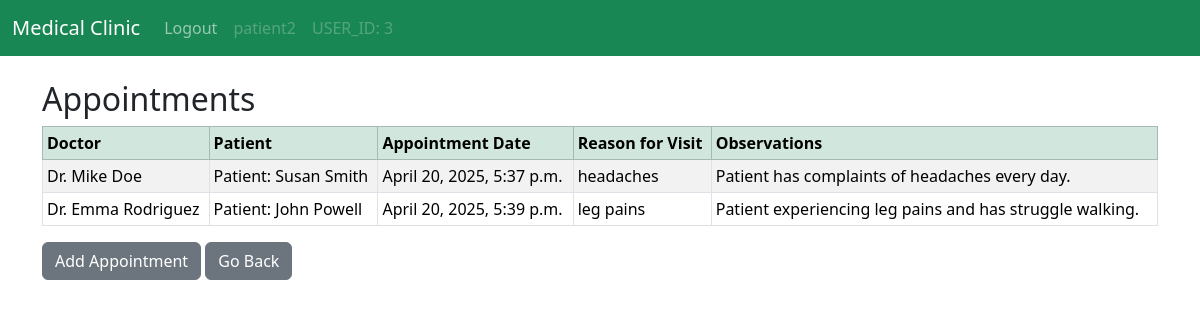
The page /appointment-list/ (signed in) on the database its author committed.
### clinic/models.py (models this page shows, shortened)
class Appointment(models.Model):
    doctor = models.ForeignKey('Doctor', on_delete=models.CASCADE, related_name='appointments')
    patient = models.ForeignKey('Patient', on_delete=models.CASCADE, related_name='appointments')
    appointment_datetime = models.DateTimeField(default=timezone.now)
    reason_for_visit = models.CharField(max_length=255)
    observations = models.TextField(blank=True, null=True)

class UserProfile(models.Model):
    healthcare_number = models.CharField(max_length=20, unique=True)
    birthday = models.DateField(null=True, blank=True)
    gender = models.CharField(max_length=10, choices=[('M', 'Male'), ('F', 'Female'), ('O', 'Other')])
    insurance = models.CharField(max_length=50)
    phone_number = models.CharField(max_length=15, blank=True)
    address = models.TextField(blank=True)
    class Meta:
        abstract = True

class Doctor(UserProfile):
    user = models.OneToOneField(User, on_delete=models.CASCADE)
    specialty = models.CharField(max_length=100)
    license_number = models.CharField(max_length=50)
    def __str__(self):
        return f"Dr. {self.user.first_name} {self.user.last_name}"

class Patient(UserProfile):
    user = models.OneToOneField(User, on_delete=models.CASCADE)
    emergency_contact = models.CharField(max_length=100, blank=True)
    def __str__(self):
        return f"Patient: {self.user.first_name} {self.user.last_name}"

### clinic/views.py (the view)
# urls.py: path("appointment-list/", views.appointment_list, name='appointment-list'),
def appointment_list(request):
    appointments = Appointment.objects.all()
    return render(request, 'appointment-list.html', {'appointments':appointments})

### clinic/templates/appointment-list.html
{% extends "base.html" %}
{% block content %}
    {% if user.is_authenticated %}
        <h2>Appointments</h2>
        <table class="table table-striped table-hover table-bordered table-sm">
            <thead class="table-success">
                <tr>
                    <th scope="col">Doctor</th>
                    <th scope="col">Patient</th>
                    <th scope="col">Appointment Date</th>
                    <th scope="col">Reason for Visit</th>
                    <th scope="col">Observations</th>
                </tr>
            </thead>
            <tbody>
                {% if appointments %}
                    {% for appointment in appointments %}
                        <tr>
                            <td>{{ appointment.doctor }}</td>
                            <td>{{ appointment.patient }}</td>
                            <td>{{ appointment.appointment_datetime }}</td>
                            <td>{{ appointment.reason_for_visit }}</td>
                            <td>{{ appointment.observations }}</td>
                        </tr>
                    {% endfor %}
                {% endif %}
            </tbody>
        </table>
        <a href="#" class="btn btn-secondary">Add Appointment</a>
        <a href="{% url "doctor-dashboard" %}" class="btn btn-secondary">Go Back</a>
    {% else %}
        <div class="col-md-6 offset-md-3">
            <h1>You Are Not Logged In</h1>
            <br/>
            <a href="{% url "doctor-dashboard" %}" class="btn btn-secondary">Go to Doctor Login</a>
        </div>
    {% endif %}
{% endblock content %}

### clinic/templates/navbar.html (shortened to what this page needs)
<nav class="navbar navbar-expand-lg navbar-dark bg-success">
    <div class="container-fluid">
      <a class="navbar-brand" href="{% url 'home' %}">Medical Clinic</a>
      <div class="collapse navbar-collapse" id="navbarSupportedContent">
        <ul class="navbar-nav me-auto mb-2 mb-lg-0">
            {% if user.is_authenticated %}
                <li class="nav-item">
                  <a class="nav-link" href="{% url 'logout' %}">Logout</a>
                </li>
                <li class="nav-item">
                  <a class="nav-link disabled" aria-disabled="true">{{ user }}</a>
                </li>
                <li class="nav-item">
                  <a class="nav-link disabled" aria-disabled="true">USER_ID: {{ user.id }}</a>
                </li>
            {% endif %}
        </ul>
      </div>
    </div>
  </nav>

### rows shown on the page
Appointment: doctor "Dr. Mike Doe", patient "Patient: Susan Smith", appointment_datetime "April 20, 2025, 5:37 p.m.", reason_for_visit "headaches", observations "Patient has complaints of headaches every day."
Appointment: doctor "Dr. Emma Rodriguez", patient "Patient: John Powell", appointment_datetime "April 20, 2025, 5:39 p.m.", reason_for_visit "leg pains", observations "Patient experiencing leg pains and has struggle walking."

### other values the page prints
{{ user }} "patient2"
{{ user.id }} "3"
